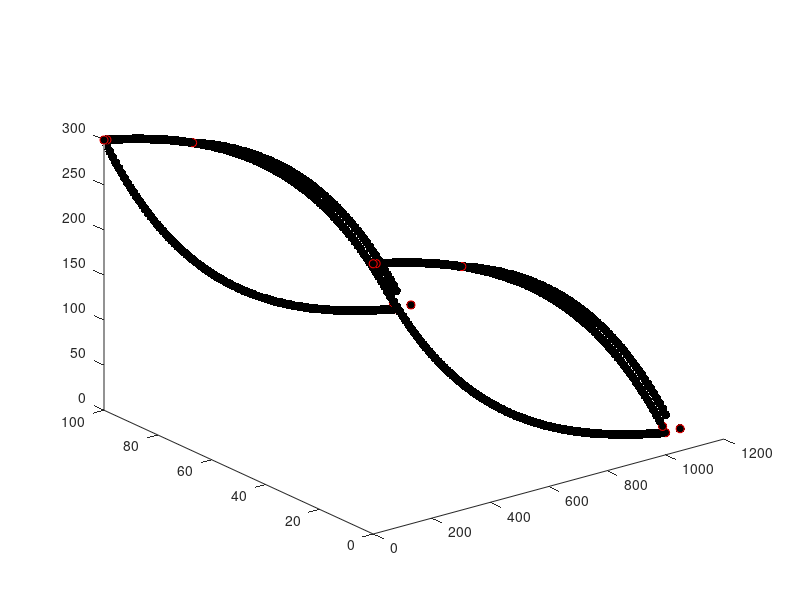

Source code (MATLAB): (Note: this script raises an error after producing the figure.)
%% Here's how the node list is going to be set up:
%  . == basal nodes
%  o == surface nodes
% (xxx) == node # in node list 
%
%       o(2*b+s+1)____
%      /              ____
% (2*b+1)  .(b+1)         ---_____             
%    o____                         --------____   (2*b + 2*s)        
%  ./         ------_________                ----____o
%  1\____                    ___________________    / \. (2*b)
%        \__________                            ---o  /(2*b + s)
%                   -----------____________________\./ (b)
%
%%
clear;clf;
% first: what are you going to call this poly file?
str = 'lense3D_endeb.poly';

x_nodes = 100;                           % number nodes in X-dir
L = 1000;                                % length of domain in X-dir
x = linspace(0,L,x_nodes);               % X-dir


% simple testing:
% bas = zeros(length(x),1);
% srf = 100*ones(length(x),1);
% srf = srf(2:end-1);
% xsrf = x(2:end-1);

basal = 300*exp(-x/400);            % basal position function
a =  -28.3223;                      % ???
n_basal = 2.37e-03;                 % ???
c = 328.3223;                       % ???
surface = a*exp(n_basal*x)+c;       % surface position function
surface = surface(2:end-1);         % trimming the surface topo
x_surface = x(2:end-1);             % x corresponding to # surface pts.
%% dz determination

debris_start = 300;
debris_thickness = 20;
englacial_debris_start = 350;
englacial_debris_thickness = 20;
xmax = max(x);


xdebris = x(x > debris_start);
zdebris = [surface(x_surface > debris_start) basal(end)];

%find the slope of the debris thickness increase
m = debris_thickness/(xmax - debris_start);
dz = m*(xdebris-debris_start); %y = mx, equal to thickness of debris on top of surface

zdebris = zdebris + dz; 
debris_end = [debris_thickness+xmax, basal(end)]; %[x, z]

xdebris = [xdebris debris_end(1)+1.5*debris_thickness]; %Make it a bit extra thick at the base by adding 1.5* debris thickness to x value
zdebris = [zdebris debris_end(2)];

glacier_width = 100;                        % width between Y0 / Y1 faces

n_basal = length(basal);        %num basal nodes
n_surface = length(surface);    %num surface nodes
n_debris = length(xdebris);

%

% useful corner nodes:

b1 = 1;
b2 = n_basal;
b3 = n_basal+1;
b4 = 2*n_basal;

s1 = 2*n_basal + 1;
s2 = 2*n_basal + n_surface;
s3 = 2*n_basal + n_surface + 1;
s4 = 2*n_basal + 2*n_surface;

d1 = 2*n_basal + 2*n_surface + 1;
d2 = 2*n_basal + 2*n_surface + n_debris;
d3 = 2*n_basal + 2*n_surface + n_debris + 1;
d4 = 2*n_basal + 2*n_surface + 2*n_debris;

ds1 = 2*n_basal + n_surface - n_debris + 3;
ds2 = 2*n_basal + 2*n_surface - n_debris + 3;

 corners = [b1 b2 b3 b4 s1 s2 s3 s4 d1 d2 d3 d4 ds1 ds2];

%% ---------------------------- NODES ----------------------------------%%
nodes = NaN*ones(n_basal+n_basal+n_surface+n_surface+2*length(zdebris), 4);       % empty node matrix to be filled in

% BASAL nodes: ------------------------------------------------------------
% front side (step one, 1 to b):
for i = 1 : n_basal
    ii = i;
    nodes(i,1) = i;                 % this is the node number
    nodes(i,2) = x(ii);             % x
    nodes(i,3) = glacier_width;     % y, front face
    nodes(i,4) = basal(ii);         % z, basal
end;
% back side: (note the loop counter) (step two, b+1 to 2b)
for i = (n_basal+1) : (2*n_basal)
    ii = i-n_basal;
    nodes(i,1) = i;                 % this is the node number
    nodes(i,2) = x(ii);             % x
    nodes(i,3) = 0;                 % y, back face
    nodes(i,4) = basal(ii);           % z, basal
end;

% SURFACE nodes: ----------------------------------------------------------
% front side: (step 4, 2b+1 to 2b+s)
for i = (2*n_basal) + 1 : (2*n_basal) + n_surface
    ii = i-2*n_basal;
    nodes(i,1) = i;                 % this is the node number
    nodes(i,2) = x_surface(ii);          % x
    nodes(i,3) = glacier_width;                 % y, back face
    nodes(i,4) = surface(ii);           % z, surface
end;
% back side (bounds of loop are written this way for clarity): (step 5,
% 2b+s+1 to 2b+2s)
for i = (2*n_basal + n_surface) + 1 : (2*n_basal + 2*n_surface)
    ii = i-(2*n_basal)-n_surface;
    nodes(i,1) = i;                 % this is the node number
    nodes(i,2) = x_surface(ii);          % x
    nodes(i,3) = 0;                 % y, back face
    nodes(i,4) = surface(ii);           % z, surface
end;

% DEBRIS nodes: ----------------------------------------------------------
% front side:
for i = (2*n_basal + 2*n_surface) + 1 : (2*n_basal + 2*n_surface) + n_debris
    ii = i-2*n_basal-2*n_surface;               %incrementing through this section only
    nodes(i,1) = i;                 % this is the node number
    nodes(i,2) = xdebris(ii);     % x location of this node
    nodes(i,3) = glacier_width;     % y set to glacier width for all nodes
    nodes(i,4) = zdebris(ii);       % z, surface (I think this should be debris surface)
end;
% back side (bounds of loop are written this way for clarity):
for i = (2*n_basal + 2*n_surface + n_debris) + 1 : (2*n_basal + 2*n_surface) + 2*n_debris
    ii = i-(2*n_basal)-2*n_surface-n_debris; % incrementing through this section only
    nodes(i,1) = i;                 % this is the node number
    nodes(i,2) = xdebris(ii);     % x
    nodes(i,3) = 0;                 % y, back face
    nodes(i,4) = zdebris(ii);       % z, surface
end;

% PLOT for sanity check:
plot3(nodes(:,2)  ,nodes(:,3)  ,nodes(:,4),'k.', 'MarkerSize', 20); hold on;
plot3(nodes(corners,2)  ,nodes(corners,3)  ,nodes(corners,4),'ro'); hold on;

%% ---------------------------- FACETS ---------------------------------%%

% Z0 (basal) --------------------------------------------------------------
% z0 face first: you will have (b-1) quadrilateral faces
z0header = NaN*ones(n_basal-1,3); % 3 numbers make up a header
z0facets = NaN*ones(n_basal-1,5); % 1 number saying the number of nodes we'll have
                            % and 4 nodes comprising the actual facet
flag = 16;                  % Z0 flag;
                

for f = 1 : n_basal-1
                             % Here's what the header means:
    z0header(f,1) = 1;       % "1 facet follows this header"
    z0header(f,2) = 0;       % "with 0 attributes"?
    z0header(f,3) = flag;    % "and this (Z0 = 16) flag"

    z0facets(f,1) = 4;      % # of points to follow (4, it's a quadrilateral)
                            % "listed in this order" (follows right-hand
                            % rule, normal vector OUTWARD):
    z0facets(f,2) = f+1;             %   b+f----b+f+1
    z0facets(f,3) = f;               %   |   Z0   |
    z0facets(f,4) = f+n_basal;       %   |        |
    z0facets(f,5) = f+1+n_basal;     %   f------f+1
end;

% Z1 ice (surface) ------------------------------------------------------------
% z1 face next: you will have (s-1) + 1 (left side) + 1 (right side) quadrilateral faces
z1header = NaN*ones(1 + n_surface-1 + 1 ,3); % 3 numbers make up a header
z1facets = NaN*ones(1 + n_surface-1 + 1 ,4); % 1 number saying the number of nodes we'll have
                            % and 4 nodes comprising the actual facet
flag = 32;                  % Z1 flag;

% start w/ left side
z1header(1,1) = 1;
z1header(1,2) = 0;
z1header(1,3) = flag;

z1facets(1,1) = 4;                          %  (b+1)     (2b+s+1)
z1facets(1,2) = 1;                            %  ._________o
z1facets(1,3) = 2*n_basal + 1;                %  |         |
z1facets(1,4) = 2*n_basal + n_surface + 1;    %  |(1)      |
z1facets(1,5) = n_basal + 1;                  %  ._________o (2b+1)

counter = 2; % start after the first facet listed above

% loop over surface
for f = (2*n_basal + 1) : (2*n_basal + n_surface) - 1
    
                             % Here's what the header means:
    z1header(counter,1) = 1;       % "1 facet follows this header"
    z1header(counter,2) = 0;       % "with 0 attributes"?
    if (f >= ds1)
        flag = 0;
    end
    z1header(counter,3) = flag;    % "and this (Z0 = 16) flag"


    z1facets(counter,1) = 4;      % # of points to follow 
                            % "listed in this order" (follows right-hand
                            % rule, normal vector OUTWARD):
    z1facets(counter,2) = f;                %   f+s----f+s+1
    z1facets(counter,3) = f+1;              %   |        |
    z1facets(counter,4) = f+n_surface+1;    %   |        |
    z1facets(counter,5) = f+n_surface;      %   f------f+1
    
    counter = counter + 1;
end;

% end w/ right side
z1header(end,1) = 1;
z1header(end,2) = 0;
z1header(end,3) = 0;

z1facets(end,1) = 4;                            %  (2b+2s)   (2b)
z1facets(end,2) = n_basal;                      %  o_________.
z1facets(end,3) = 2*n_basal;                    %  |         |
z1facets(end,4) = 2*n_basal + 2*n_surface;      %  |(2b+s)   |
z1facets(end,5) = 2*n_basal + n_surface;        %  o_________. (b)

% Z1 debris (surface) ------------------------------------------------------------
% z1 face next: you will have (s-1) + 1 (left side) + 1 (right side) quadrilateral faces
z1debris_header = NaN*ones(1 + n_debris  ,3); % 3 numbers make up a header
z1debris_facets = NaN*ones(1 + n_debris  ,4); % 1 number saying the number of nodes we'll have
                            % and 4 nodes comprising the actual facet
flag = 32;                  % Z1 flag;

% start w/ left side
z1debris_header(1,1) = 1;
z1debris_header(1,2) = 0;
z1debris_header(1,3) = flag;

z1debris_facets(1,1) = 4;                          
z1debris_facets(1,2) = ds1-1;                         
z1debris_facets(1,3) = d1;                
z1debris_facets(1,4) = d3;   
z1debris_facets(1,5) = ds2-1;                 

counter = 2; % start after the first facet listed above

% loop over surface
for f = d1 : d2 - 1
    
                             % Here's what the header means:
    z1debris_header(counter,1) = 1;       % "1 facet follows this header"
    z1debris_header(counter,2) = 0;       % "with 0 attributes"?
    z1debris_header(counter,3) = flag;    % "and this (Z0 = 32) flag"


    z1debris_facets(counter,1) = 4;      % # of points to follow 
                            % "listed in this order" (follows right-hand
                            % rule, normal vector OUTWARD):
    z1debris_facets(counter,2) = f;                %   f+s----f+s+1
    z1debris_facets(counter,3) = f+1;              %   |        |
    z1debris_facets(counter,4) = f+n_debris+1;     %   |        |
    z1debris_facets(counter,5) = f+n_debris;       %   f------f+1
    
    counter = counter + 1;
end;

% last facet tucks under, connecting last debris node to last basal ice
% mode
flag = 16;
z1debris_header(end,1) = 1;
z1debris_header(end,2) = 0;
z1debris_header(end,3) = flag;

z1debris_facets(end,1) = 4;                          
z1debris_facets(end,2) = d4;                         
z1debris_facets(end,3) = d2;                
z1debris_facets(end,4) = b2;   
z1debris_facets(end,5) = b4;

% Y0 (front side) ---------------------------------------------------------
% on the front side you'll have (s-1) quadrilateral elements and (2)
% triangular elements (on the left and right sides -- deal w/ those last)
y0header = NaN*ones(n_surface-1,3); % 3 numbers make up a header
y0facets = NaN*ones(n_surface-1,5); % 1 number saying the number of nodes we'll have
                            % and 4 nodes comprising the actual facet
flag = 4;                   % Y0 flag;


% this is a really important array: 
%   the 1st column are front basal node numbers excluding the ends
%   the 2nd column are front surface node numbers:
indices = [[2:n_basal-1]' [2*n_basal+1:2*n_basal+n_surface]']; % call it I in the pic below

for f = 1 : n_surface-1
    y0header(f,1) = 1;
    y0header(f,2) = 0;
    y0header(f,3) = flag;

    y0facets(f,1) = 4;                   %  I(f,2)   I(f+1,2)
    y0facets(f,2) = indices(f,1);        %  o_________o
    y0facets(f,3) = indices(f+1,1);      %  |         |
    y0facets(f,4) = indices(f+1,2);      %  |I(f,1)   |
    y0facets(f,5) = indices(f,2);        %  ._________. I(f+1,1)
end

% Y1 (back side) ;) -------------------------------------------------------
% on the back side you'll have (s-1) quadrilateral elements and (2)
% triangular elements (on the left and right sides -- deal w/ those last)
y1header = NaN*ones(n_surface-1,3); % 3 numbers make up a header
y1facets = NaN*ones(n_surface-1,5); % 1 number saying the number of nodes we'll have
                            % and 4 nodes comprising the actual facet
flag = 8;                   % Y1 flag;


% this is a really important array: 
%   the 1st column are front basal node numbers excluding the ends
%   the 2nd column are front surface node numbers: (should maybe say "back"
%   not "front"?
indices = [[n_basal+2:n_basal+n_basal-1]' [2*n_basal+n_surface+1:2*n_basal+2*n_surface]']; % call it I in the pic below

for f = 1 : n_surface-1
    y1header(f,1) = 1;
    y1header(f,2) = 0;
    y1header(f,3) = flag;               % Note that outward normal is INTO
                                        % page for this order:
    y1facets(f,1) = 4;                  %  I(f,2)   I(f+1,2)
    y1facets(f,2) = indices(f+1,1);     %  o_________o
    y1facets(f,3) = indices(f,1);       %  |         |
    y1facets(f,4) = indices(f,2);       %  |I(f,1)   |
    y1facets(f,5) = indices(f+1,2);     %  ._________. I(f+1,1)
end

% Y0 / Y1 TRIANGULAR FACETS ON LEFT AND RIGHT SIDE ------------------------
% there are 4 of these

yTRIhead = NaN*ones(4,3);
yTRIface = NaN*ones(4,4); % now we have 3 pts defining a facet, so 4 cols

% Y0 (front) triangles
flag = 4;

% left:
yTRIhead(1,:) = [1 0 flag];
yTRIface(1,:) = [3      1       2       (2*n_basal+1)];    
% right:
yTRIhead(2,:) = [1 0 flag];
yTRIface(2,:) = [3      (n_basal-1)   n_basal       (2*n_basal+n_surface)];      

% Y1 (back) triangles 
flag = 8;

% left:
yTRIhead(3,:) = [1 0 flag];
yTRIface(3,:) = [3      (n_basal+2)   (n_basal+1)   (2*n_basal+n_surface+1)];    
% right:
yTRIhead(4,:) = [1 0 flag];
yTRIface(4,:) = [3      (2*n_basal)   (2*n_basal-1) (2*n_basal+2*n_surface)];


%% DEBRIS FACETS interior        ------------------------------------------

deb_englacial_header = NaN*ones(2,3); 

deb_englacial_facets = NaN*ones(2,5);

%find the intersecting points for the interior debris layer
surf_left_x = x_surface(x_surface > englacial_debris_start);
surf_left_y = surface(x_surface > englacial_debris_start);
surf_left_x = surf_left_x(1);
surf_left_y = surf_left_y(1);

surf_right_x = x_surface(x_surface > englacial_debris_start + englacial_debris_thickness);
surf_right_y = surface(x_surface > englacial_debris_start + englacial_debris_thickness);
surf_right_x = surf_right_x(1);
surf_right_y = surf_right_y(1);

basal_left_x = x(x<debris_start);
basal_left_y = basal(x<debris_start);
basal_left_x = basal_left_x(1);
basal_left_y = basal_left_y(1);

basal_right_x = x(x<debris_start+englacial_debris_thickness);
basal_right_y = basal(x<debris_start+englacial_debris_thickness);
basal_right_x = basal_right_x(1);
basal_right_y = basal_right_y(1);

% there are only 3 facets for an inner debris band

% left:

deb_englacial_header(1,:) = [1 0 0]; % there is no boundary flag for an internal facet

deb_englacial_facets(1,:) = [4 nbl(1) nbl(2) nsl(2) nsl(1)];

 

% right:

deb_englacial_header(2,:) = [1 0 0]; % there is no boundary flag for an internal facet

deb_englacial_facets(2,:) = [4 nbr(1) nbr(2) nsr(2) nsr(1)];




%% DEBRIS FACETS left / right side ----------------------------------------
% Y0D (front debris side) -------------------------------------------------
% on the front side you'll have (d-1) quadrilateral elements and (2)
% triangular elements (on the left and right sides -- deal w/ those last)
flag = 4;                   % Y0 flag;

% this is a really important array: 
%   the 1st column are front surface nodes excluding those before the
%   debris and at the ends
%   the 2nd column are the debris surface nodes excluding the start and the
%   end?
surf_indices = [(ds1:s2) b2]; %+1 for indexing, +1 to skip the first
debris_indices = [d1:d2-1]; %+1 for indexing, +1 to skip the first 

indices = [surf_indices' debris_indices']; % call it I in the pic below

%preallocate
y0header_debris = NaN*ones(length(indices)-1,3);
y0facets_debris = NaN*ones(length(indices)-1,5);

% Debris Y0
for f = 1 : length(indices)-1
    y0header_debris(f,1) = 1;
    y0header_debris(f,2) = 0;
    y0header_debris(f,3) = flag;

    y0facets_debris(f,1) = 4;                   %  I(f,2)   I(f+1,2)
    y0facets_debris(f,2) = indices(f,1);        %  o_________o
    y0facets_debris(f,3) = indices(f,2);      %  |         |
    y0facets_debris(f,4) = indices(f+1,2);      %  |I(f,1)   |
    y0facets_debris(f,5) = indices(f+1,1);        %  ._________. I(f+1,1)
end


% Y1D (back debris side) -------------------------------------------------
% on the front side you'll have (d-1) quadrilateral elements and (2)
% triangular elements (on the left and right sides -- deal w/ those last)
flag = 8;                   % Y1 flag;


% this is a really important array: 
%   the 1st column are front surface nodes excluding those before the
%   debris and at the ends
%   the 2nd column are the debris surface nodes excluding the start and the
%   end?

surf_indices = [(ds2:s4) b4];
debris_indices = [d3:d4-1];

indices = [surf_indices' debris_indices']; % call it I in the pic below

%preallocate
y1header_debris = zeros(length(indices)-1,3);
y1facets_debris = zeros(length(indices)-1,5);

% Debris Y0
for f = 1 : length(indices)-1
    y1header_debris(f,1) = 1;
    y1header_debris(f,2) = 0;
    y1header_debris(f,3) = flag;

    y1facets_debris(f,1) = 4;                   %  I(f,2)   I(f+1,2)
    y1facets_debris(f,2) = indices(f,1);        %  o_________o
    y1facets_debris(f,3) = indices(f+1,1);      %  |         |
    y1facets_debris(f,4) = indices(f+1,2);      %  |I(f,1)   |
    y1facets_debris(f,5) = indices(f,2);        %  ._________. I(f+1,1)
end

%% Figure out debris layer triangular facets

% Y0D / Y1D TRIANGULAR FACETS ON LEFT AND RIGHT SIDE ----------------------
% there are 4 of these

yTRIhead_debris = NaN*ones(4,3);
yTRIface_debris = NaN*ones(4,4); % now we have 3 pts defining a facet, so 4 cols

% Y0 (front) triangles
flag = 4;

% left:
yTRIhead_debris(1,:) = [1 0 flag];
yTRIface_debris(1,:) = [3 d1 ds1 ds1-1]; %not sure what the first numbers are here
% right:
yTRIhead_debris(2,:) = [1 0 flag];
yTRIface_debris(2,:) = [3 b2 d2-1 d2]; %what does the 3 mean

% Y1 (back) triangles 
flag = 8;

% left:
yTRIhead_debris(3,:) = [1 0 flag];
yTRIface_debris(3,:) = [3 d3 ds2-1 ds2];    
% right:
yTRIhead_debris(4,:) = [1 0 flag];
yTRIface_debris(4,:) = [3 d4 d4-1 b4];

%% BECAUSE C++ / TETGEN LIBRARY NUMBER EVERYTHING STARTING FROM 0, WE 
%  SUBTRACT 1 EVERYWHERE.

% concatenate all the header / facet lists for QUADRILATERAL ELEMENTS:
header4 = [z0header;
          z1header;
          z1debris_header;
          y0header;
          y1header;
          y0header_debris;
          y1header_debris];

facets4 = [z0facets;
          z1facets;
          z1debris_facets;
          y0facets;
          y1facets;
          y0facets_debris;
          y1facets_debris];

tri_facets = [yTRIface;
              yTRIface_debris];
          
tri_headers = [yTRIhead;
               yTRIhead_debris];

      
% now subtract 1 from the node list:
nodes(:,1) = nodes(:,1) - 1;
% now subtract 1 from the facets4 and yTRIface and yTRIface_debris lists:
facets4 (:,2:5) = facets4 (:,2:5) - 1;
tri_facets(:,2:4) = tri_facets(:,2:4) - 1;


%% NOW WE WRITE TO FILE
format short g
fid = fopen(str,'w');

% node header:
fmt    = '%d %d %d %d\n';
header = [length(nodes) 3   0   0];
fprintf(fid, fmt, header);

% write nodes:
fmt    = '%d %f %f %f\n';
for n = 1:length(nodes)
    fprintf(fid, fmt, nodes(n,:));
end;

% facet header:
n_facets = length(header4) + length(tri_headers); %why are we counting facets by headers
header = [n_facets 1];
fmt    = '%d %d\n';
fprintf(fid, fmt, header);

% write quadrilateral facets 
% (alternate header and facet row by row)
n_quads = length(header4);
fmthead  = '%d %d %d\n';
fmtfacet = '%d %d %d %d %d\n';
for n = 1:n_quads
    fprintf(fid, fmthead , header4(n,:));
    fprintf(fid, fmtfacet, facets4(n,:));
end;

% same for triangular elements:
n_tris = length(tri_headers);
fmtfacet = '%d %d %d %d\n';
for n = 1:n_tris
    fprintf(fid, fmthead , tri_headers(n,:));
    fprintf(fid, fmtfacet, tri_facets(n,:));
end;

% our mesh has 0 holes:
fprintf(fid, '%d\n', 0);

% number of regions?
REGIONS = 2; % ICE --- ROCK --- ICE
fprintf(fid, '%d\n', REGIONS);

% region description:
%         [region #     x0        y0                z0      nmat    maximum elem. size]
regions = [0            mean(x)   glacier_width/2   100     0           1e9;
           1            mean(x)   glacier_width/2   240     1           1e9];

fmt = '%d %f %f %f %d %f\n';
for n = 1:REGIONS
    fprintf(fid,fmt,regions(n,:));
end;
fclose(fid);
      












































